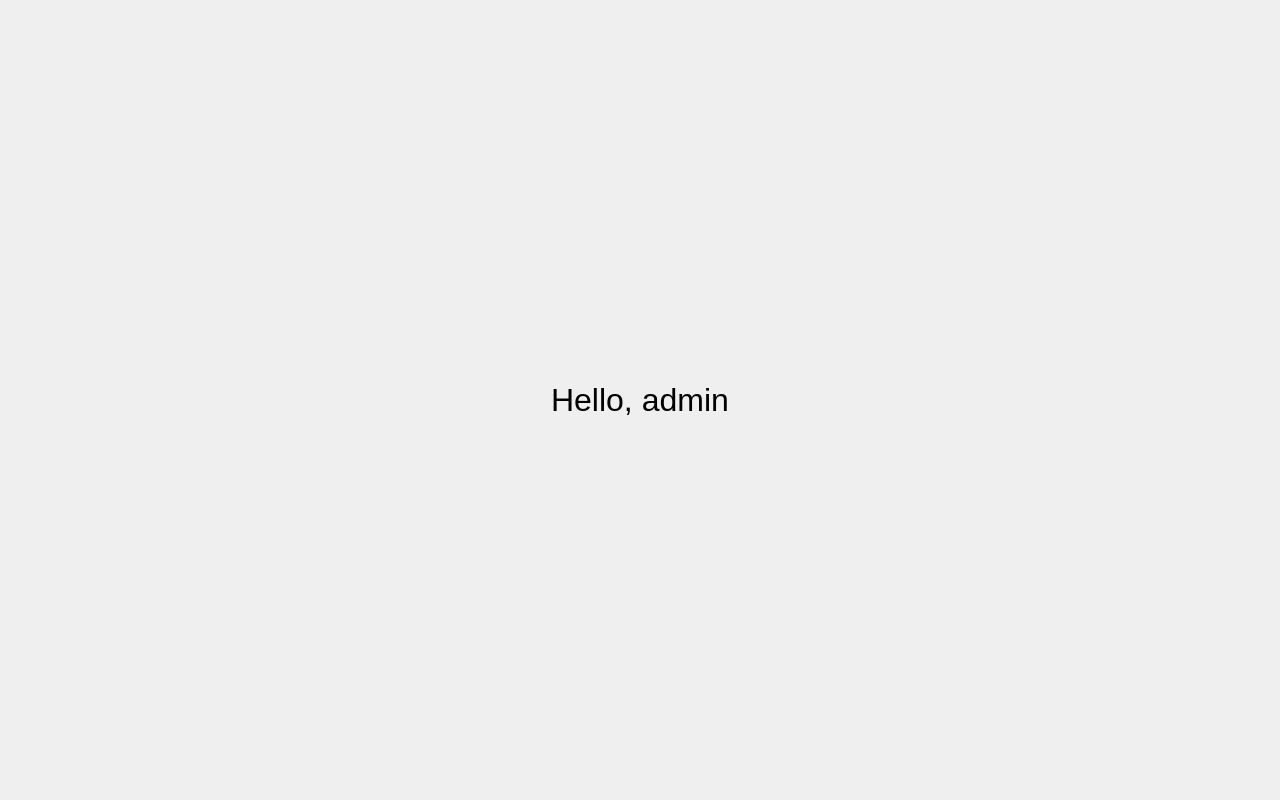
<?xml version="1.0" encoding="UTF-8"?>
<ui version="4.0">
 <class>MainWindow</class>
 <widget class="QMainWindow" name="MainWindow">
  <property name="geometry">
   <rect>
    <x>0</x>
    <y>0</y>
    <width>1280</width>
    <height>800</height>
   </rect>
  </property>
  <property name="windowTitle">
   <string>充电管理系统</string>
  </property>
  <widget class="QWidget" name="centralwidget">
   <layout class="QVBoxLayout" name="verticalLayout">
    <item>
     <spacer name="verticalSpacerTop">
      <property name="orientation">
       <enum>Qt::Vertical</enum>
      </property>
      <property name="sizeHint" stdset="0">
       <size>
        <width>20</width>
        <height>40</height>
       </size>
      </property>
     </spacer>
    </item>
    <item>
     <widget class="QLabel" name="label_welcome">
      <property name="text">
       <string>Hello, admin</string>
      </property>
      <property name="alignment">
       <set>Qt::AlignCenter</set>
      </property>
      <property name="font">
       <font>
        <pointsize>24</pointsize>
       </font>
      </property>
     </widget>
    </item>
    <item>
     <spacer name="verticalSpacerBottom">
      <property name="orientation">
       <enum>Qt::Vertical</enum>
      </property>
      <property name="sizeHint" stdset="0">
       <size>
        <width>20</width>
        <height>40</height>
       </size>
      </property>
     </spacer>
    </item>
   </layout>
  </widget>
 </widget>
 <resources/>
 <connections/>
</ui>
